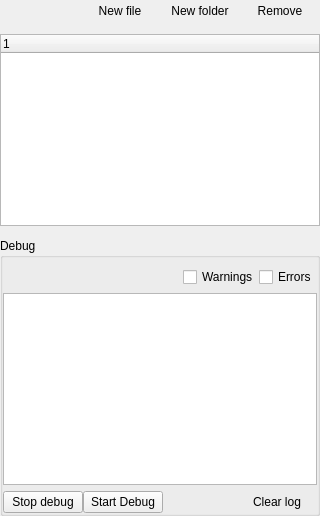
           <widget class="QWidget" name="page_projects_files">
            <layout class="QGridLayout" name="gridLayout">
             <property name="leftMargin">
              <number>0</number>
             </property>
             <property name="topMargin">
              <number>0</number>
             </property>
             <property name="rightMargin">
              <number>0</number>
             </property>
             <property name="bottomMargin">
              <number>0</number>
             </property>
             <property name="verticalSpacing">
              <number>12</number>
             </property>
             <item row="1" column="0">
              <widget class="QTreeWidget" name="treeWidget_project">
               <property name="editTriggers">
                <set>QAbstractItemView::EditKeyPressed|QAbstractItemView::SelectedClicked</set>
               </property>
               <column>
                <property name="text">
                 <string notr="true"/>
                </property>
               </column>
              </widget>
             </item>
             <item row="0" column="0">
              <layout class="QHBoxLayout" name="horizontalLayout_6">
               <item>
                <spacer name="horizontalSpacer_20">
                 <property name="orientation">
                  <enum>Qt::Horizontal</enum>
                 </property>
                 <property name="sizeHint" stdset="0">
                  <size>
                   <width>40</width>
                   <height>20</height>
                  </size>
                 </property>
                </spacer>
               </item>
               <item>
                <widget class="QPushButton" name="pushButton_projects">
                 <property name="text">
                  <string/>
                 </property>
                 <property name="icon">
                  <iconset theme="go-up">
                   <normaloff>../../../../../../../../../../../../../../../../../../../../../../../../../../../../../../../../../../../../../../../../../../../../../../../../../../../../../../../../../../../../../../.designer/backup</normaloff>../../../../../../../../../../../../../../../../../../../../../../../../../../../../../../../../../../../../../../../../../../../../../../../../../../../../../../../../../../../../../../.designer/backup</iconset>
                 </property>
                 <property name="flat">
                  <bool>true</bool>
                 </property>
                </widget>
               </item>
               <item>
                <widget class="QPushButton" name="pushButton_projects_add_file">
                 <property name="text">
                  <string>New file</string>
                 </property>
                 <property name="icon">
                  <iconset theme="document-new">
                   <normaloff>../../../../../../../../../../../../../../../../../../../../../../../../../../../../../../../../../../../../../../../../../../../../../../../.designer/backup</normaloff>../../../../../../../../../../../../../../../../../../../../../../../../../../../../../../../../../../../../../../../../../../../../../../../.designer/backup</iconset>
                 </property>
                 <property name="iconSize">
                  <size>
                   <width>22</width>
                   <height>22</height>
                  </size>
                 </property>
                 <property name="flat">
                  <bool>true</bool>
                 </property>
                 <property name="class" stdset="0">
                  <string>icon_button</string>
                 </property>
                </widget>
               </item>
               <item>
                <widget class="QPushButton" name="pushButton_projects_add_folder">
                 <property name="text">
                  <string>New folder</string>
                 </property>
                 <property name="icon">
                  <iconset theme="folder-new">
                   <normaloff>../../../../../../../../../../../../../../../../../../../../../../../../../../../../../../../../../../../../../../../../../../../../../../../../../../../../../../../../../../../../../../.designer/backup</normaloff>../../../../../../../../../../../../../../../../../../../../../../../../../../../../../../../../../../../../../../../../../../../../../../../../../../../../../../../../../../../../../../.designer/backup</iconset>
                 </property>
                 <property name="iconSize">
                  <size>
                   <width>22</width>
                   <height>22</height>
                  </size>
                 </property>
                 <property name="autoDefault">
                  <bool>false</bool>
                 </property>
                 <property name="flat">
                  <bool>true</bool>
                 </property>
                 <property name="class" stdset="0">
                  <string>icon_button</string>
                 </property>
                </widget>
               </item>
               <item>
                <widget class="QPushButton" name="pushButton_projects_remove">
                 <property name="text">
                  <string>Remove</string>
                 </property>
                 <property name="icon">
                  <iconset theme="edit-delete">
                   <normaloff>../../../../../../../../../../../../../../../../../../../../../../../../../../../../../../../../../../../../../../../../../../../../../../../../../../../../../../../../../../../../../../.designer/backup</normaloff>../../../../../../../../../../../../../../../../../../../../../../../../../../../../../../../../../../../../../../../../../../../../../../../../../../../../../../../../../../../../../../.designer/backup</iconset>
                 </property>
                 <property name="iconSize">
                  <size>
                   <width>22</width>
                   <height>22</height>
                  </size>
                 </property>
                 <property name="autoDefault">
                  <bool>false</bool>
                 </property>
                 <property name="flat">
                  <bool>true</bool>
                 </property>
                 <property name="class" stdset="0">
                  <string>danger icon_button</string>
                 </property>
                </widget>
               </item>
              </layout>
             </item>
             <item row="2" column="0">
              <widget class="QGroupBox" name="groupBox_4">
               <property name="title">
                <string>Debug</string>
               </property>
               <layout class="QGridLayout" name="gridLayout_28">
                <property name="leftMargin">
                 <number>0</number>
                </property>
                <property name="rightMargin">
                 <number>0</number>
                </property>
                <property name="bottomMargin">
                 <number>0</number>
                </property>
                <property name="horizontalSpacing">
                 <number>0</number>
                </property>
                <item row="2" column="0">
                 <widget class="QPlainTextEdit" name="plainTextEdit_preview_log">
                  <property name="readOnly">
                   <bool>true</bool>
                  </property>
                 </widget>
                </item>
                <item row="3" column="0">
                 <layout class="QGridLayout" name="gridLayout_21">
                  <item row="0" column="1">
                   <widget class="QPushButton" name="pushButton_stop_preview">
                    <property name="text">
                     <string>Stop debug</string>
                    </property>
                    <property name="icon">
                     <iconset theme="media-playback-stop">
                      <normaloff>../../../../../../../../../../../../../../../../../../../../../../../../../../../../../../../../../../../../../../../../../.designer/backup</normaloff>../../../../../../../../../../../../../../../../../../../../../../../../../../../../../../../../../../../../../../../../../.designer/backup</iconset>
                    </property>
                    <property name="flat">
                     <bool>false</bool>
                    </property>
                   </widget>
                  </item>
                  <item row="0" column="2">
                   <widget class="QPushButton" name="pushButton_script_preview">
                    <property name="text">
                     <string>Start Debug</string>
                    </property>
                    <property name="icon">
                     <iconset theme="media-playback-start">
                      <normaloff>../../../../../../../../../../../../../../../../../../../../../../../../../../../../../../../../../../../../../../../../../.designer/backup</normaloff>../../../../../../../../../../../../../../../../../../../../../../../../../../../../../../../../../../../../../../../../../.designer/backup</iconset>
                    </property>
                    <property name="flat">
                     <bool>false</bool>
                    </property>
                   </widget>
                  </item>
                  <item row="0" column="3">
                   <spacer name="horizontalSpacer_5">
                    <property name="orientation">
                     <enum>Qt::Horizontal</enum>
                    </property>
                    <property name="sizeHint" stdset="0">
                     <size>
                      <width>40</width>
                      <height>20</height>
                     </size>
                    </property>
                   </spacer>
                  </item>
                  <item row="0" column="4">
                   <widget class="QPushButton" name="pushButton_clear_debug">
                    <property name="text">
                     <string>Clear log</string>
                    </property>
                    <property name="icon">
                     <iconset theme="edit-delete">
                      <normaloff>../../../../../../../../../../../../../../../../../../../../../../../../../../../../../../../../../../../../../../../../../../../../.designer/backup</normaloff>../../../../../../../../../../../../../../../../../../../../../../../../../../../../../../../../../../../../../../../../../../../../.designer/backup</iconset>
                    </property>
                    <property name="iconSize">
                     <size>
                      <width>22</width>
                      <height>22</height>
                     </size>
                    </property>
                    <property name="flat">
                     <bool>true</bool>
                    </property>
                    <property name="class" stdset="0">
                     <string>danger icon_button</string>
                    </property>
                   </widget>
                  </item>
                 </layout>
                </item>
                <item row="0" column="0">
                 <layout class="QHBoxLayout" name="horizontalLayout_24">
                  <item>
                   <spacer name="horizontalSpacer_30">
                    <property name="orientation">
                     <enum>Qt::Horizontal</enum>
                    </property>
                    <property name="sizeHint" stdset="0">
                     <size>
                      <width>40</width>
                      <height>20</height>
                     </size>
                    </property>
                   </spacer>
                  </item>
                  <item>
                   <widget class="QCheckBox" name="checkBox_log_warning">
                    <property name="text">
                     <string>Warnings</string>
                    </property>
                   </widget>
                  </item>
                  <item>
                   <widget class="QCheckBox" name="checkBox_log_error">
                    <property name="text">
                     <string>Errors</string>
                    </property>
                   </widget>
                  </item>
                 </layout>
                </item>
               </layout>
              </widget>
             </item>
            </layout>
           </widget>
